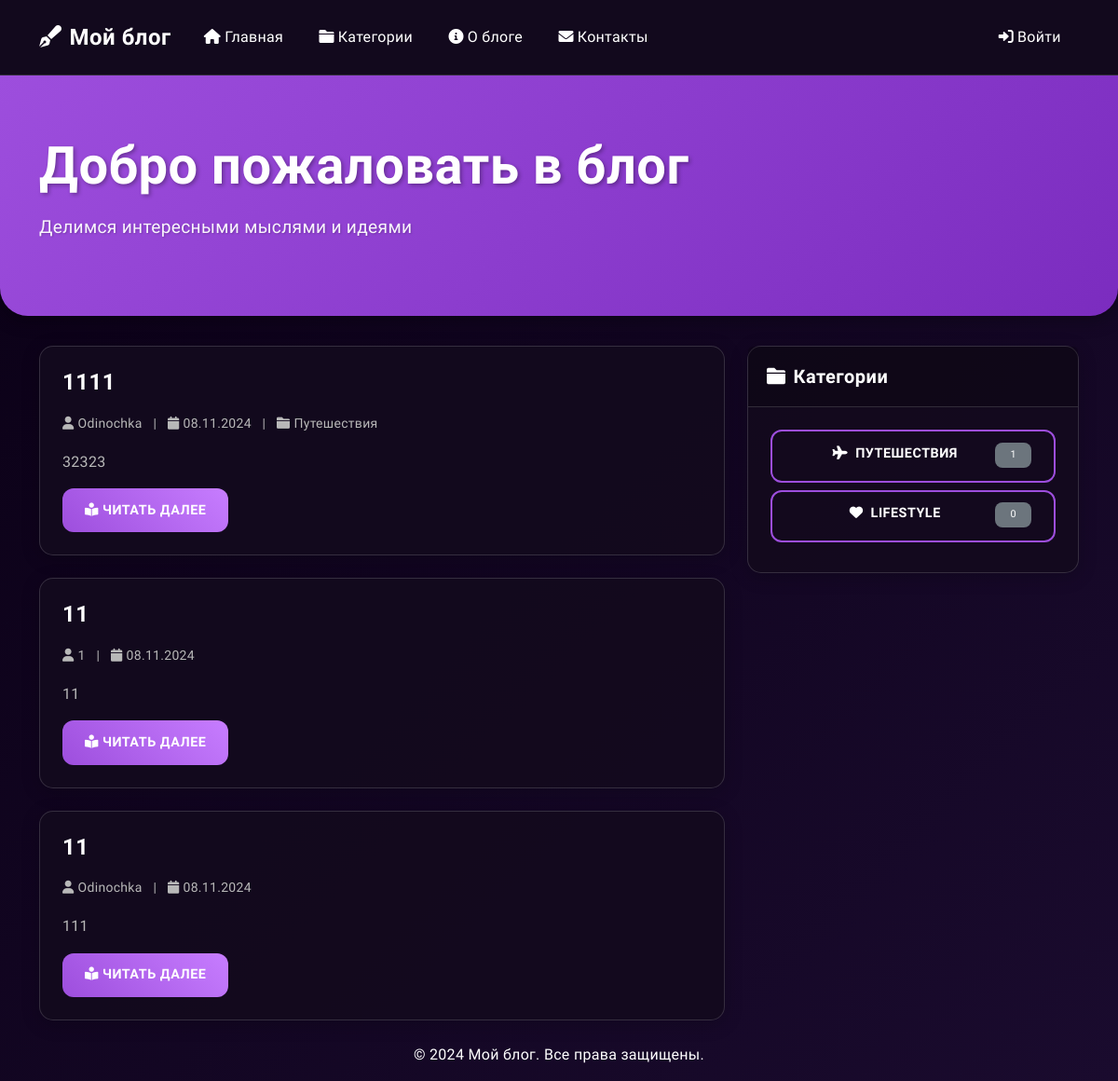
Screenshot of /blog/ with the database file from the repository.
### blog/models.py (models this page shows, shortened)
class Post(models.Model):
    title = models.CharField(max_length=200, verbose_name="Заголовок")
    content = RichTextField(verbose_name="Содержание")
    author = models.ForeignKey(User, on_delete=models.CASCADE, related_name='posts')
    category = models.ForeignKey(Category, on_delete=models.SET_NULL, null=True, related_name='posts')
    created_at = models.DateTimeField(auto_now_add=True)
    updated_at = models.DateTimeField(auto_now=True)
    is_published = models.BooleanField(default=False)
    thumbnail = models.ImageField(upload_to='post_thumbnails/', null=True, blank=True, verbose_name="Обложка поста")
    attachments = models.ManyToManyField('PostAttachment', blank=True, related_name='posts')
    views_count = models.PositiveIntegerField(default=0)
    is_locked = models.BooleanField(default=False, verbose_name="Заблокирован")
    class Meta:
        ordering = ['-created_at']
        verbose_name = "Пост"
        verbose_name_plural = "Посты"

class Category(models.Model):
    name = models.CharField(max_length=100, verbose_name="Название")
    slug = models.SlugField(unique=True, blank=True)
    description = models.TextField(verbose_name="Описание")
    icon = models.CharField(max_length=50, default="fa-folder")
    class Meta:
        verbose_name = "Категория"
        verbose_name_plural = "Категории"
    @property
    def posts_count(self):
        return self.posts.filter(is_published=True).count()

### blog/views.py (the view)
# urls.py: path('', views.home, name='home'),
def home(request):
    posts = Post.objects.filter(is_published=True).order_by('-created_at')
    categories = Category.objects.all()
    return render(request, 'blog/home.html', {
        'posts': posts,
        'categories': categories
    })

### blog/templates/blog/home.html (shortened to what this page needs)
{% extends 'base.html' %}
{% block content %}
<div class="hero-section">
    <div class="container">
        <h1 class="display-4">Добро пожаловать в блог</h1>
        <p class="lead">Делимся интересными мыслями и идеями</p>
    </div>
</div>
<div class="container">
    <div class="row">
        <div class="col-md-8">
            <div class="row">
                {% for post in posts %}
                <div class="col-12 mb-4">
                    <div class="card h-100">
                        <div class="card-body">
                            <h2 class="card-title h4">{{ post.title }}</h2>
                            <div class="text-muted mb-3">
                                <small>
                                    <i class="fas fa-user me-1"></i>{{ post.author.username }}
                                    <span class="mx-2">|</span>
                                    <i class="fas fa-calendar me-1"></i>{{ post.created_at|date:"d.m.Y" }}
                                    {% if post.category %}
                                    <span class="mx-2">|</span>
                                    <i class="fas fa-folder me-1"></i>{{ post.category.name }}
                                    {% endif %}
                                </small>
                            </div>
                            <div class="card-text mb-3">
                                {{ post.content|safe|truncatewords:50 }}
                            </div>
                            <a href="{% url 'blog:post_detail' pk=post.pk %}" class="btn btn-primary">
                                <i class="fas fa-book-reader me-1"></i>Читать далее
                            </a>
                        </div>
                    </div>
                </div>
                {% empty %}
                <div class="col-12">
                    <div class="alert alert-info">
                        <i class="fas fa-info-circle me-2"></i>Пока нет опубликованных постов.
                    </div>
                </div>
                {% endfor %}
            </div>
        </div>
        <div class="col-md-4">
            <div class="card mb-4">
                <div class="card-header">
                    <h5 class="card-title mb-0">
                        <i class="fas fa-folder me-2"></i>Категории
                    </h5>
                </div>
                <div class="card-body">
                    {% for category in categories %}
                    {% if category.slug %}
                    <a href="{% url 'blog:category_detail' slug=category.slug %}" class="btn btn-outline-primary mb-2 d-block">
                        <i class="fas {{ category.icon }} me-2"></i>{{ category.name }}
                        <span class="badge bg-secondary float-end">{{ category.posts_count }}</span>
                    </a>
                    {% endif %}
                    {% empty %}
                    <p class="text-muted mb-0">Категории пока не созданы</p>
                    {% endfor %}
                </div>
            </div>
        </div>
    </div>
</div>
{% endblock %}

### static/css/style.css (style rules this page uses)
:root { --primary-color: #9D4EDD; --secondary-color: #7B2CBF; --accent-color: #C77DFF; --background-color: #0A0015; --card-bg: rgba(20, 10, 30, 0.95); --text-color: #FFFFFF; --text-muted: #B8B8B8; --link-color: #E0AAFF; --hover-color: #F3D1FF; --border-color: rgba(255, 255, 255, 0.15); --input-bg: rgba(30, 15, 45, 0.95); }
body { font-family: 'Quicksand', sans-serif; background: linear-gradient(135deg, var(--background-color), #1A0B2E); color: var(--text-color); min-height: 100vh; line-height: 1.6; letter-spacing: 0.3px; }
.card { background: var(--card-bg); border: 1px solid var(--border-color); border-radius: 15px; box-shadow: 0 4px 20px rgba(0, 0, 0, 0.2); transition: all 0.3s cubic-bezier(0.4, 0, 0.2, 1); }
.card-header { background: rgba(0, 0, 0, 0.2); border-bottom: 1px solid var(--border-color); padding: 1.25rem; }
.card-body { padding: 1.5rem; }
.card-title { color: var(--text-color); font-weight: 600; margin-bottom: 1rem; letter-spacing: 0.5px; }
.card-text { color: var(--text-muted); }
.btn { padding: 0.8rem 1.5rem; border-radius: 12px; font-weight: 600; letter-spacing: 0.5px; transition: all 0.3s cubic-bezier(0.4, 0, 0.2, 1); text-transform: uppercase; font-size: 0.9rem; position: relative; overflow: hidden; z-index: 1; }
.btn::before { content: ''; position: absolute; top: 0; left: 0; width: 100%; height: 100%; background: linear-gradient(45deg, var(--primary-color), var(--accent-color)); opacity: 0; z-index: -1; transition: opacity 0.3s ease; }
.btn-primary { background: linear-gradient(45deg, var(--primary-color), var(--accent-color)); border: none; color: white !important; }
.btn-outline-primary { border: 2px solid var(--primary-color); color: var(--text-color) !important; background: transparent; }
.hero-section { background: linear-gradient(135deg, var(--primary-color), var(--secondary-color)); padding: 4rem 0; margin-bottom: 2rem; border-radius: 0 0 30px 30px; box-shadow: 0 4px 20px rgba(0, 0, 0, 0.3); }
.hero-section h1 { color: white; font-weight: 700; margin-bottom: 1rem; text-shadow: 2px 2px 4px rgba(0, 0, 0, 0.3); }
.hero-section .lead { color: rgba(255, 255, 255, 0.95); font-size: 1.2rem; text-shadow: 1px 1px 2px rgba(0, 0, 0, 0.2); }
.badge { padding: 0.5rem 1rem; border-radius: 8px; font-weight: 500; letter-spacing: 0.5px; }
h1, h2, h3, h4, h5, h6 { color: var(--text-color); font-weight: 600; letter-spacing: 0.5px; }
.text-muted { color: var(--text-muted) !important; }
a { color: var(--link-color); text-decoration: none; transition: all 0.3s ease; }
.form-control, .btn { transition: all 0.3s cubic-bezier(0.4, 0, 0.2, 1); }
.card { transition: all 0.3s cubic-bezier(0.4, 0, 0.2, 1); }
.btn { position: relative; overflow: hidden; z-index: 1; }

### rows the page displays
Post: title "1111", author.username "Odinochka", created_at "08.11.2024", category.name "Путешествия", content "32323"
Post: title "11", author.username "1", created_at "08.11.2024", content "11"
Post: title "11", author.username "Odinochka", created_at "08.11.2024", content "111"
Category: name "ПУТЕШЕСТВИЯ", posts_count "1"
Category: name "LIFESTYLE", posts_count "0"
